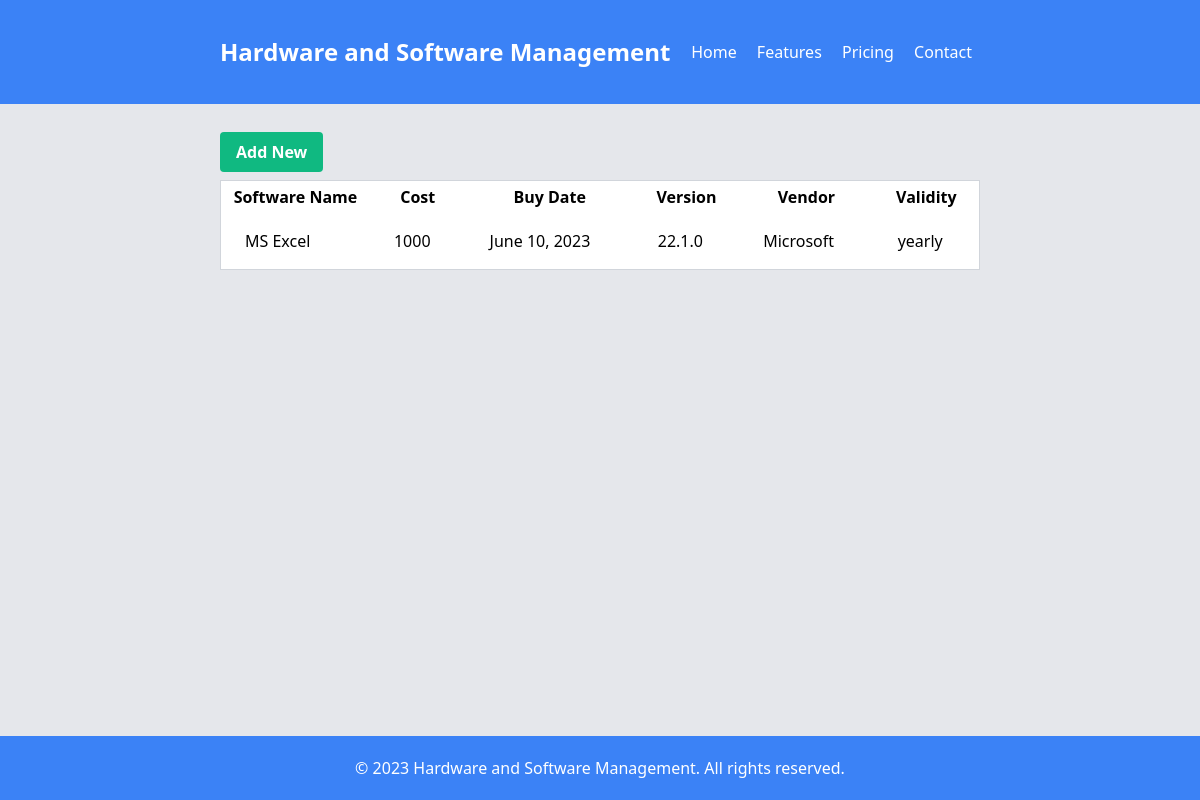
Page /software.html/ on the earlier database version.
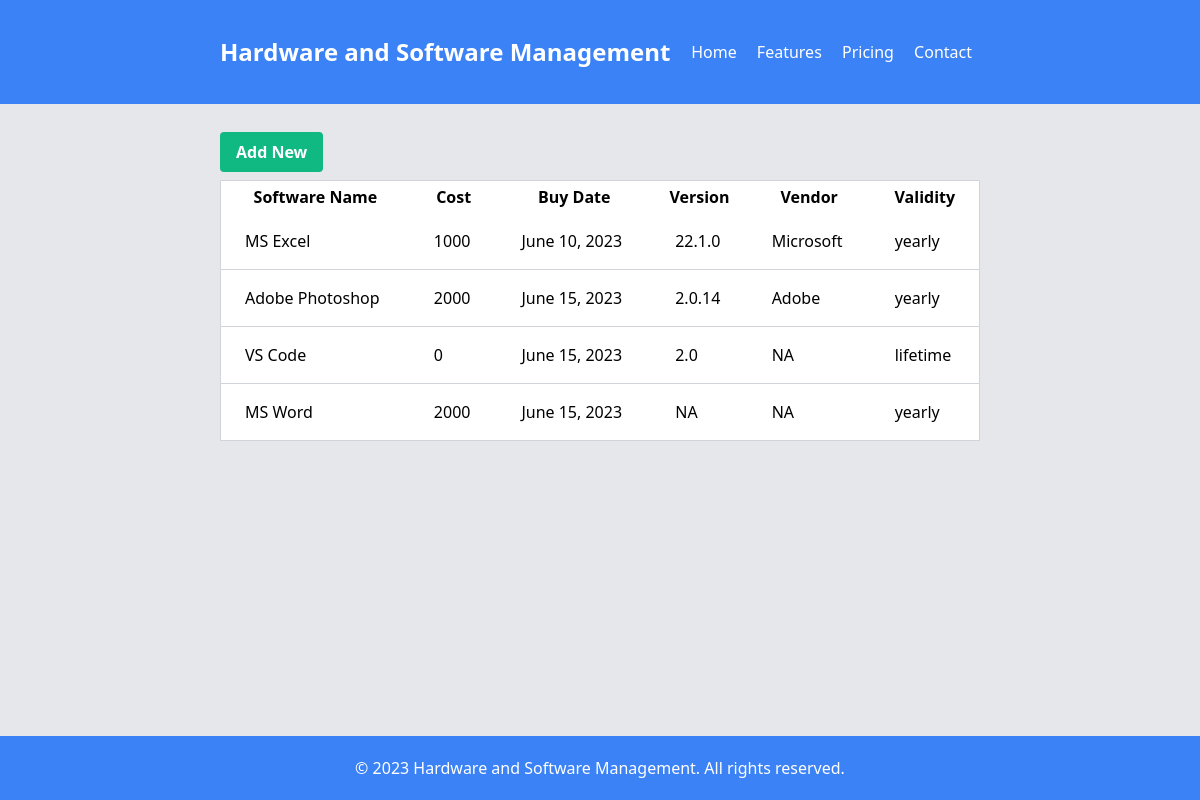
Same page on the later database version.
### software/models.py (models this page shows, shortened)
class Software(models.Model):
    software_name=models.CharField(max_length=50)
    buy_date=models.DateField()
    price=models.CharField(max_length=15,default=0)
    version=models.CharField(max_length=50,default='NA')
    vendor=models.CharField(max_length=50,default='NA')
    validity=models.CharField(max_length=50,choices=valid_choice,default='Lifetime')

### projectDJ/views.py (the view)
# urls.py: path('software.html/',views.SoftwarePage),
def SoftwarePage(req):
    hdata=Hardware.objects.all()
    sdata=Software.objects.all()
    data={
        'sdata':sdata,
        'hdata':hdata
    }
    return render(req,"software.html",data)

### templates/software.html (shortened to what this page needs)
<!DOCTYPE html>
<html lang="en">
<head>
  <link href="https://cdn.jsdelivr.net/npm/tailwindcss@2.2.19/dist/tailwind.min.css" rel="stylesheet">
</head>
<body class="bg-gray-200">
    <header class="bg-blue-500 py-4">
        <div class="container mx-auto flex items-center justify-between px-4">
          <h1 class="text-white text-2xl font-bold">Hardware and Software Management</h1>
          <nav>
            <a href="#" class="text-white hover:text-gray-200 mx-2">Home
            </a>
            <a href="#" class="text-white hover:text-gray-200 mx-2">Features</a>
            <a href="#" class="text-white hover:text-gray-200 mx-2">Pricing</a>
            <a href="#" class="text-white hover:text-gray-200 mx-2">Contact</a>
          </nav>
        </div>
    </header>
  <div class="container mt-8 overflow-auto">
    <button id="addAssetBtn" class="my-2 px-4 py-2 bg-green-500 text-white font-bold rounded hover:bg-green-600">Add New</button>
    <table class="w-full bg-white border border-gray-300">
      <thead>
        <tr>
          <th class="px-auto-cols-min p-1">Software Name</th>
          <th class="px-auto-cols-min p-1">Cost</th>
          <th class="px-auto-cols-min p-1">Buy Date</th>
          <th class="px-auto-cols-min p-1">Version</th>
          <th class="px-auto-cols-min p-1">Vendor</th>
          <th class="px-auto-cols-min p-1">Validity</th>
        </tr>
      </thead>
      <tbody id="assetTableBody">
        {%for  n in sdata%}
        <tr>
          <td class="px-6 py-4 border-b border-gray-300">{{n.software_name}}</td>
          <td class="px-6 py-4 border-b border-gray-300">{{n.price}}</td>
          <td class="px-6 py-4 border-b border-gray-300">{{n.buy_date}}</td>
          <td class="px-6 py-4 border-b border-gray-300">{{n.version}}</td>
          <td class="px-6 py-4 border-b border-gray-300">{{n.vendor}}</td>
          <td class="px-6 py-4 border-b border-gray-300">{{n.validity}}</td>
        </tr>
        {%endfor%}
      </tbody>
    </table>
  </div>
  <footer class="fixed bg-blue-500 mt-16 bottom-0 w-full">
    <div class="container mx-auto text-center">
      <p class="text-white">&copy; 2023 Hardware and Software Management. All rights reserved.</p>
    </div>
  </footer>
</body>
</html>

### templates/software.html (style rules this page uses)
.container { max-width: 800px; margin: 0 auto; padding: 20px; }

Differences in the rows shown:
added Software: software_name "Adobe Photoshop", price "2000", buy_date "June 15, 2023", version "2.0.14", vendor "Adobe", validity "yearly"
added Software: software_name "VS Code", price "0", buy_date "June 15, 2023", version "2.0", vendor "NA", validity "lifetime"
added Software: software_name "MS Word", price "2000", buy_date "June 15, 2023", version "NA", vendor "NA", validity "yearly"
